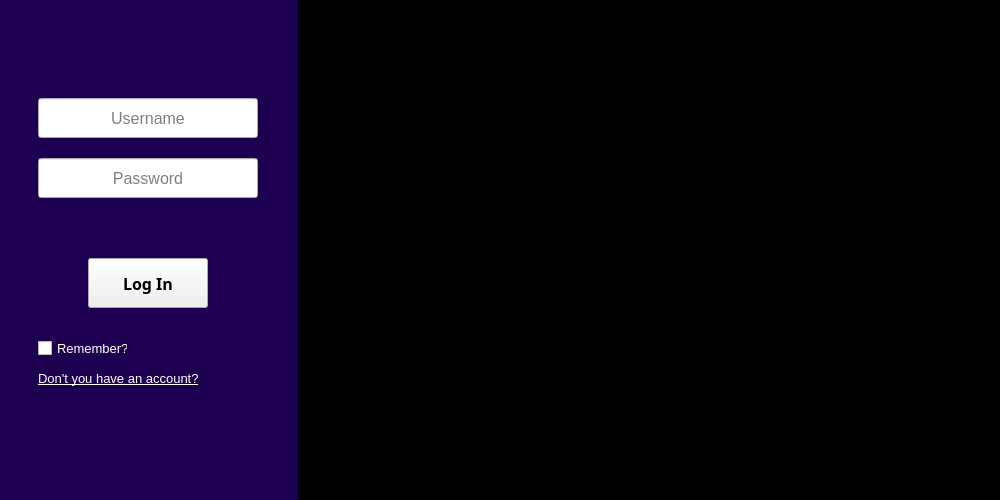
<?xml version="1.0" encoding="UTF-8"?>
<ui version="4.0">
 <class>MainWindow</class>
 <widget class="QMainWindow" name="MainWindow">
  <property name="geometry">
   <rect>
    <x>0</x>
    <y>0</y>
    <width>1000</width>
    <height>500</height>
   </rect>
  </property>
  <property name="windowTitle">
   <string>MainWindow</string>
  </property>
  <widget class="QWidget" name="centralwidget">
   <widget class="QFrame" name="sideBar">
    <property name="geometry">
     <rect>
      <x>-2</x>
      <y>-2</y>
      <width>302</width>
      <height>504</height>
     </rect>
    </property>
    <property name="styleSheet">
     <string notr="true">#sideBar {
	background-color: rgb(30, 0, 80);
	border: 2px solid rgb(0, 0, 0);
}</string>
    </property>
    <property name="frameShape">
     <enum>QFrame::StyledPanel</enum>
    </property>
    <property name="frameShadow">
     <enum>QFrame::Raised</enum>
    </property>
    <widget class="QLineEdit" name="username">
     <property name="geometry">
      <rect>
       <x>40</x>
       <y>100</y>
       <width>220</width>
       <height>40</height>
      </rect>
     </property>
     <property name="font">
      <font>
       <pointsize>12</pointsize>
      </font>
     </property>
     <property name="maxLength">
      <number>30</number>
     </property>
     <property name="alignment">
      <set>Qt::AlignCenter</set>
     </property>
     <property name="placeholderText">
      <string>Username</string>
     </property>
    </widget>
    <widget class="QLineEdit" name="password">
     <property name="geometry">
      <rect>
       <x>40</x>
       <y>160</y>
       <width>220</width>
       <height>40</height>
      </rect>
     </property>
     <property name="font">
      <font>
       <pointsize>12</pointsize>
      </font>
     </property>
     <property name="inputMask">
      <string/>
     </property>
     <property name="text">
      <string/>
     </property>
     <property name="maxLength">
      <number>32767</number>
     </property>
     <property name="echoMode">
      <enum>QLineEdit::Password</enum>
     </property>
     <property name="alignment">
      <set>Qt::AlignCenter</set>
     </property>
     <property name="placeholderText">
      <string>Password</string>
     </property>
    </widget>
    <widget class="QPushButton" name="loginButton">
     <property name="geometry">
      <rect>
       <x>90</x>
       <y>260</y>
       <width>120</width>
       <height>50</height>
      </rect>
     </property>
     <property name="font">
      <font>
       <family>Segoe UI Semibold</family>
       <pointsize>12</pointsize>
       <weight>75</weight>
       <bold>true</bold>
      </font>
     </property>
     <property name="text">
      <string>Log In</string>
     </property>
    </widget>
    <widget class="QCheckBox" name="rememberCheckBox">
     <property name="geometry">
      <rect>
       <x>40</x>
       <y>340</y>
       <width>90</width>
       <height>20</height>
      </rect>
     </property>
     <property name="font">
      <font>
       <pointsize>10</pointsize>
      </font>
     </property>
     <property name="styleSheet">
      <string notr="true">color: rgb(255, 255, 255);</string>
     </property>
     <property name="text">
      <string>Remember?</string>
     </property>
    </widget>
    <widget class="QPushButton" name="registerButton">
     <property name="geometry">
      <rect>
       <x>40</x>
       <y>370</y>
       <width>180</width>
       <height>20</height>
      </rect>
     </property>
     <property name="font">
      <font>
       <pointsize>10</pointsize>
       <underline>true</underline>
      </font>
     </property>
     <property name="cursor">
      <cursorShape>PointingHandCursor</cursorShape>
     </property>
     <property name="autoFillBackground">
      <bool>false</bool>
     </property>
     <property name="styleSheet">
      <string notr="true">QPushButton {
	color: rgb(255, 255, 255);
	text-align: left;
}
QPushButton:flat {
	border: none;
}</string>
     </property>
     <property name="text">
      <string>Don't you have an account?</string>
     </property>
     <property name="flat">
      <bool>true</bool>
     </property>
    </widget>
   </widget>
   <widget class="QLabel" name="background">
    <property name="geometry">
     <rect>
      <x>300</x>
      <y>0</y>
      <width>700</width>
      <height>500</height>
     </rect>
    </property>
    <property name="styleSheet">
     <string notr="true">background-color: rgb(0, 0, 0);</string>
    </property>
    <property name="text">
     <string/>
    </property>
    <property name="scaledContents">
     <bool>true</bool>
    </property>
   </widget>
  </widget>
 </widget>
 <resources/>
 <connections/>
</ui>
